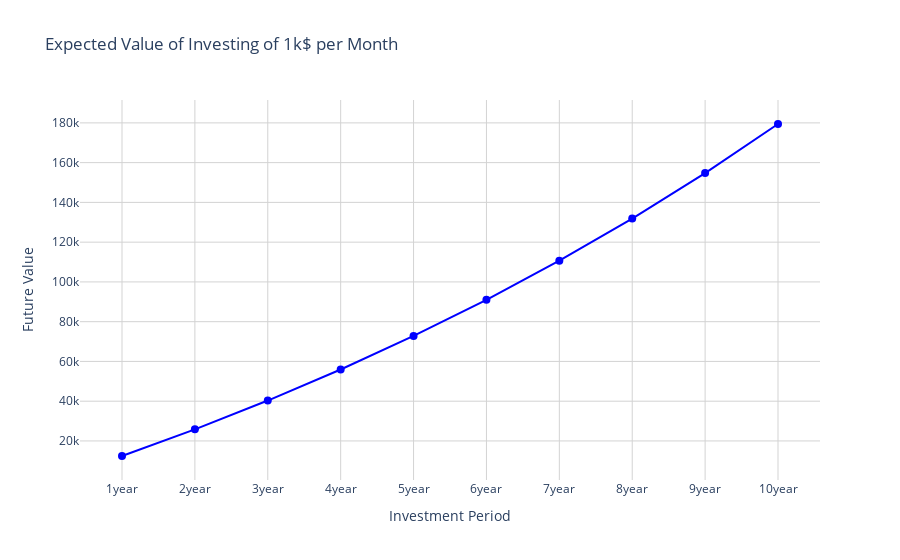

Write notebook code for a chart like this one.
### Markdown cell above
- Assume a person invest 1000 every month
- Compute compound value each period
- Simulate growth over time

### Code cell
import numpy as np

monthly_investment = 1000
years = [i for i in range(1,11)]
avg_roi = roi_mutual.mean() / 100
n = 12

def future_value(investment, years, n, avg_roi):

    FV = investment * (((1 + avg_roi/n)**(n*years) - 1) / (avg_roi/n))

    return FV

future = [future_value(monthly_investment, years, n, avg_roi) for years in years]

fig = go.Figure()

fig.add_trace(go.Scatter(
    x = [str(year) + "year" for year in years],
    y = future,
    mode = "lines+markers",
    line=dict(color='blue'),
    marker=dict(size=8),
    name = "Future Value Investing"
))

fig.update_layout(
    title = "Expected Value of Investing of 1k$ per Month",
    xaxis_title = "Investment Period",
    yaxis_title = "Future Value",
    xaxis = dict(showgrid=True, gridcolor = 'lightgrey'),
    yaxis = dict(showgrid=True, gridcolor = 'lightgrey'),
    template = "plotly_white",
    hovermode = 'x'
)

fig.show()

### Figure 1 — Plotly figure (JSON) as saved in the notebook; plotly's stock layout.template omitted (floating-point values rounded to 4 significant figures)
{"data": [{"line": {"color": "blue"}, "marker": {"size": 8}, "mode": "lines+markers", "name": "Future Value Investing", "type": "scatter", "x": ["1year", "2year", "3year", "4year", "5year", "6year", "7year", "8year", "9year", "10year"], "y": [12430.0, 25850.0, 40320.0, 55950.0, 72810.0, 91020.0, 110700.0, 131900.0, 154700.0, 179400.0]}], "layout": {"hovermode": "x", "title": {"text": "Expected Value of Investing of 1k$ per Month"}, "xaxis": {"gridcolor": "lightgrey", "showgrid": true, "title": {"text": "Investment Period"}}, "yaxis": {"gridcolor": "lightgrey", "showgrid": true, "title": {"text": "Future Value"}}}}
